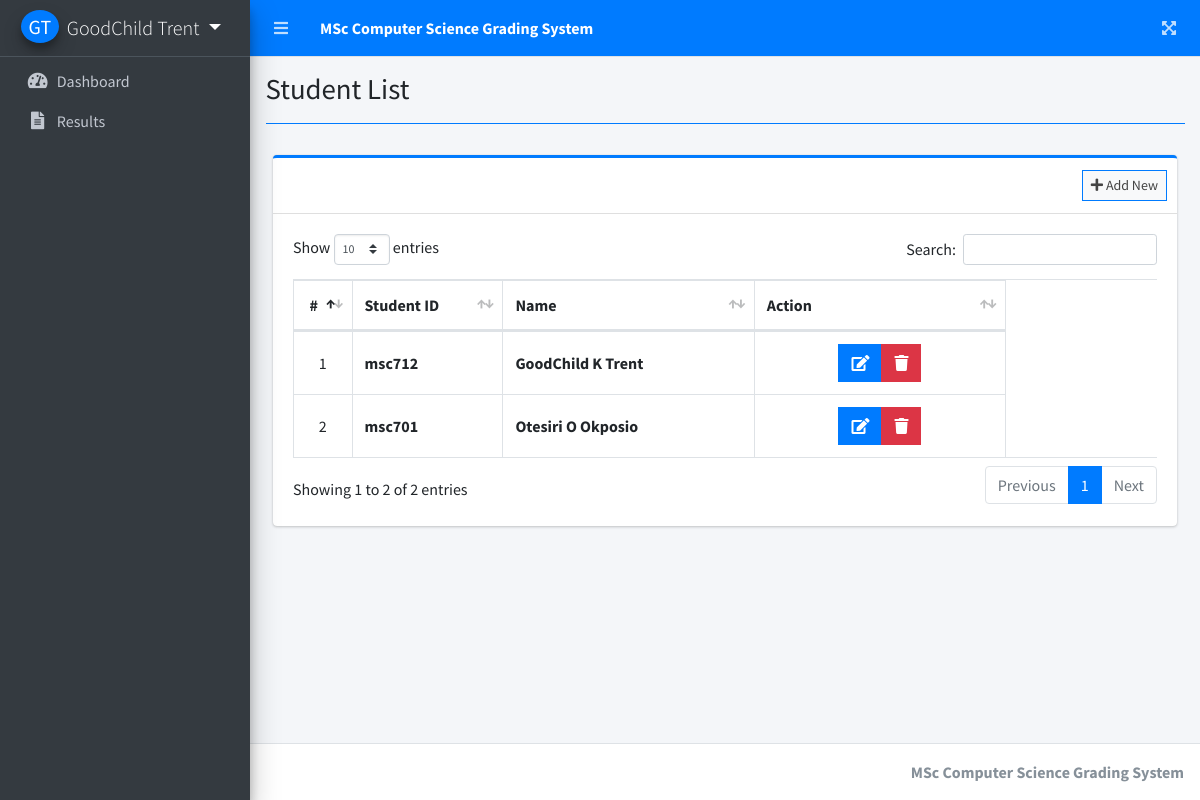
The app's page /index.php?page=student_list (signed in), older data.
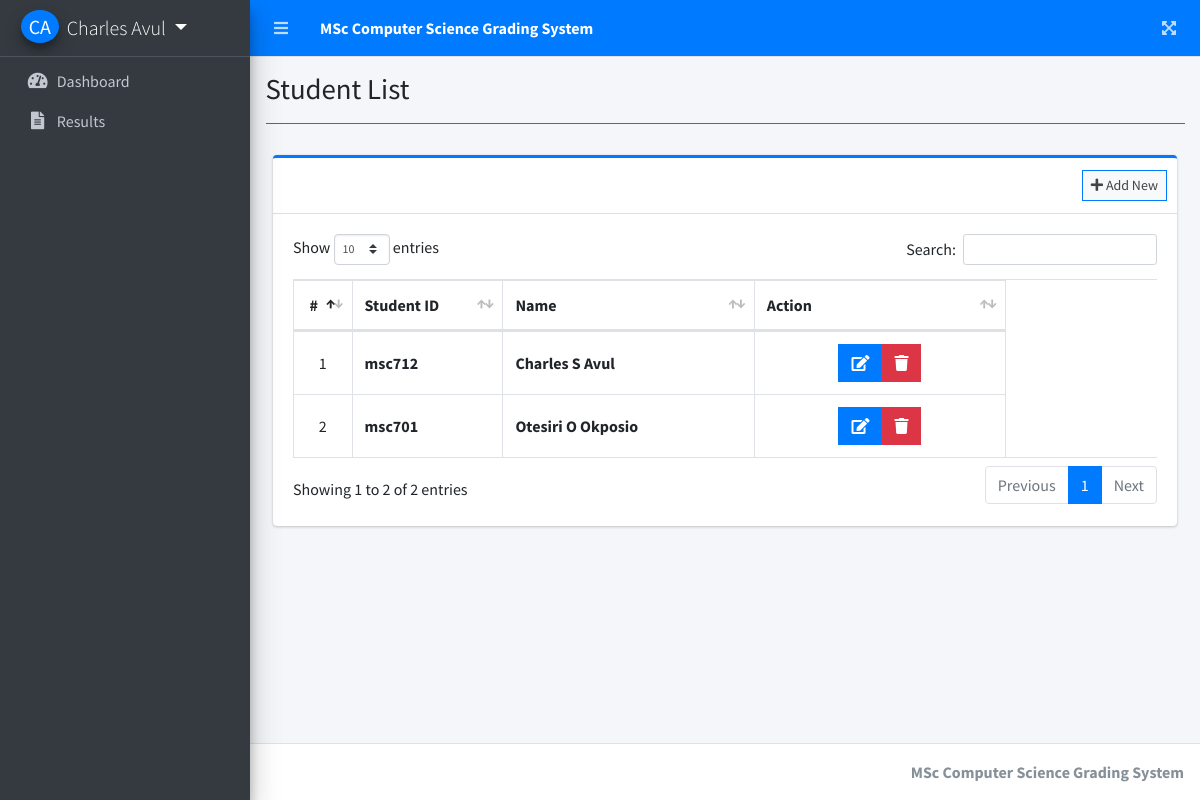
The same page, newer data.
### tables this page shows
CREATE TABLE `students` (
  `id` int(30) NOT NULL,
  `user_id` int(30) NOT NULL,
  `student_code` varchar(50) NOT NULL,
  `firstname` varchar(200) NOT NULL,
  `middlename` varchar(200) NOT NULL,
  `lastname` varchar(200) NOT NULL,
  `date_created` datetime NOT NULL DEFAULT current_timestamp()
);

### student_list.php (the view, shortened to what this page needs)
<?php include'db_connect.php' ?>
<div class="col-lg-12">
	<div class="card card-outline card-primary">
		<div class="card-header">
			<div class="card-tools">
				<a class="btn btn-block btn-sm btn-default btn-flat border-primary " href="./index.php?page=new_student"><i class="fa fa-plus"></i> Add New</a>
			</div>
		</div>
		<div class="card-body">
			<table class="table tabe-hover table-bordered" id="list">
				<colgroup>
					<col width="5%">
					<col width="15%">
					<col width="25%">
					<col width="25%">
					<col width="15%">
				</colgroup>
				<thead>
					<tr>
						<th class="text-center">#</th>
						<th>Student ID</th>
						<th>Name</th>
						<th>Action</th>
					</tr>
				</thead>
				<tbody>
					<?php
					$i = 1;
					$qry = $conn->query("SELECT s.*,concat(firstname,' ',middlename,' ',lastname) as name FROM students s  order by concat(firstname,' ',middlename,' ',lastname) asc  ");
					while($row= $qry->fetch_assoc()):
					?>
					<tr>
						<td class="text-center"><?php echo $i++ ?></td>
						<td class=""><b><?php echo $row['student_code'] ?></b></td>
						<td><b><?php echo ucwords($row['name']) ?></b></td>
						<td class="text-center">
		                    <div class="btn-group">
		                        <a href="index.php?page=edit_student&id=<?php echo $row['id'] ?>" class="btn btn-primary btn-flat ">
		                          <i class="fas fa-edit"></i>
		                        </a>
		                        <button type="button" class="btn btn-danger btn-flat delete_student" data-id="<?php echo $row['id'] ?>">
		                          <i class="fas fa-trash"></i>
		                        </button>
	                      </div>
						</td>
					</tr>
				<?php endwhile; ?>
				</tbody>
			</table>
		</div>
	</div>
</div>

### index.php (shortened to what this page needs)
<!DOCTYPE html>
<html lang="en">
<?php
	include 'header.php'
?>
<body class="hold-transition sidebar-mini layout-fixed layout-navbar-fixed layout-footer-fixed">
<div class="wrapper">
  <?php include 'topbar.php' ?>
  <?php include 'sidebar.php' ?>
  <div class="content-wrapper">
    <div class="content-header">
      <div class="container-fluid">
        <div class="row mb-2">
          <div class="col-sm-6">
            <h1 class="m-0"><?php echo $title ?></h1>
          </div>
        </div>
            <hr class="border-primary">
      </div>
    </div>
    <section class="content">
      <div class="container-fluid">
         <?php
            $page = isset($_GET['page']) ? $_GET['page'] : 'home';
            if(!file_exists($page.".php")){
                include '404.html';
            }else{
            include $page.'.php';
            }
          ?>
      </div>
    </section>
  </div>
  <footer class="main-footer">
    <div class="float-right d-none d-sm-inline-block">
      <b><?php echo $_SESSION['system']['name'] ?></b>
    </div>
  </footer>
</div>
</body>
</html>

### header.php (shortened to what this page needs)
<head>
  <?php
  $title = isset($_GET['page']) ? ucwords(str_replace("_", ' ', $_GET['page'])) : "Home";
  ?>
  <link rel="stylesheet" href="assets/plugins/fontawesome-free/css/all.min.css">
  <link rel="stylesheet" href="assets/plugins/overlayScrollbars/css/OverlayScrollbars.min.css">
  <link rel="stylesheet" href="assets/plugins/datatables-bs4/css/dataTables.bootstrap4.min.css">
  <link rel="stylesheet" href="assets/plugins/datatables-responsive/css/responsive.bootstrap4.min.css">
  <link rel="stylesheet" href="assets/plugins/datatables-buttons/css/buttons.bootstrap4.min.css">
  <link rel="stylesheet" href="assets/plugins/select2/css/select2.min.css">
  <link rel="stylesheet" href="assets/plugins/select2-bootstrap4-theme/select2-bootstrap4.min.css">
  <link rel="stylesheet" href="assets/plugins/sweetalert2-theme-bootstrap-4/bootstrap-4.min.css">
  <link rel="stylesheet" href="assets/plugins/toastr/toastr.min.css">
  <link rel="stylesheet" href="assets/plugins/dropzone/min/dropzone.min.css">
  <link rel="stylesheet" href="assets/dist/css/jquery.datetimepicker.min.css">
  <link rel="stylesheet" href="assets/plugins/icheck-bootstrap/icheck-bootstrap.min.css">
  <link rel="stylesheet" href="assets/plugins/bootstrap4-toggle/css/bootstrap4-toggle.min.css">
  <link rel="stylesheet" href="assets/dist/css/adminlte.min.css">
  <link rel="stylesheet" href="assets/dist/css/styles.css">
  <link rel="stylesheet" href="assets/plugins/summernote/summernote-bs4.min.css">
</head>

### topbar.php (shortened to what this page needs)
<nav class="main-header navbar navbar-expand navbar-primary navbar-dark ">
    <ul class="navbar-nav">
      <?php if(isset($_SESSION['login_id'])): ?>
      <li class="nav-item">
        <a class="nav-link" data-widget="pushmenu" href="" role="button"><i class="fas fa-bars"></i></a>
      </li>
    <?php endif; ?>
      <li>
        <a class="nav-link text-white"  href="./" role="button"> <large><b><?php echo $_SESSION['system']['name'] ?></b></large></a>
      </li>
    </ul>
    <ul class="navbar-nav ml-auto">
      <li class="nav-item">
        <a class="nav-link" data-widget="fullscreen" href="#" role="button">
          <i class="fas fa-expand-arrows-alt"></i>
        </a>
      </li>
    </ul>
  </nav>

### sidebar.php (shortened to what this page needs)
<aside class="main-sidebar sidebar-dark-primary elevation-4">
    <div class="dropdown">
   	<a href="javascript:void(0)" class="brand-link dropdown-toggle" data-toggle="dropdown" aria-expanded="true">
        <?php if(empty($_SESSION['login_avatar'])): ?>
        <span class="brand-image img-circle elevation-3 d-flex justify-content-center align-items-center bg-primary text-white font-weight-500" style="width: 38px;height:50px"><?php echo strtoupper(substr($_SESSION['login_firstname'], 0,1).substr($_SESSION['login_lastname'], 0,1)) ?></span>
        <?php else: ?>
          <span class="image">
            <img src="../assets/uploads/<?php echo $_SESSION['login_avatar'] ?>" style="width: 38px;height:38px" class="img-circle elevation-2" alt="User Image">
          </span>
        <?php endif; ?>
        <span class="brand-text font-weight-light"><?php echo ucwords($_SESSION['login_firstname'].' '.$_SESSION['login_lastname']) ?></span>
      </a>
    </div>
    <div class="sidebar">
      <nav class="mt-2">
        <ul class="nav nav-pills nav-sidebar flex-column nav-flat" data-widget="treeview" role="menu" data-accordion="false">
          <li class="nav-item dropdown">
            <a href="./" class="nav-link nav-home">
              <i class="nav-icon fas fa-tachometer-alt"></i>
              <p>
                Dashboard
              </p>
            </a>
          </li>
           <li class="nav-item dropdown">
            <a href="./index.php?page=results" class="nav-link nav-results nav-new_result nav-edit_result">
              <i class="nav-icon fas fa-file-alt"></i>
              <p>
                Results
              </p>
            </a>
          </li>
        </ul>
      </nav>
    </div>
  </aside>

### student_list.php (style rules this page uses)
table td { vertical-align: middle !important; }

Row changes from the older to the newer data that the page shows:
changed students "msc712": name "GoodChild K Trent" → "Charles S Avul"
Text that changed along with them:
$_SESSION['login_firstname'].' '.$_SESSION['login_lastname']: "GoodChild Trent" → "Charles Avul"
text no longer shown: "GT"
text now shown: "CA"
